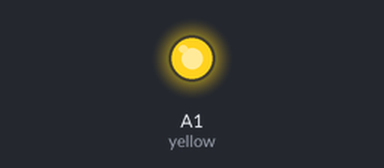
A sketch run on a simulated Arduino Uno, built with avr-gcc and run on an emulated ATmega328P. Parts: output pins drawn as LEDs (lit = HIGH).

Above: at 0.1 s.
Timing chart, 0 to 1.6 s (numbered marks = the images above):
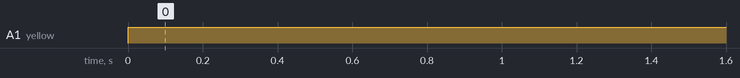

Measured:
- by itself, A1 (yellow): LOW → HIGH at 0.00 s

The sketch:

led3.ino
```cpp
int red = A2;
int yellow = A1;
int Green = A0;
void setup() {

  pinMode(yellow,OUTPUT);
}

void loop() {
  digitalWrite(yellow,HIGH);
  delay(1000);
}
```
